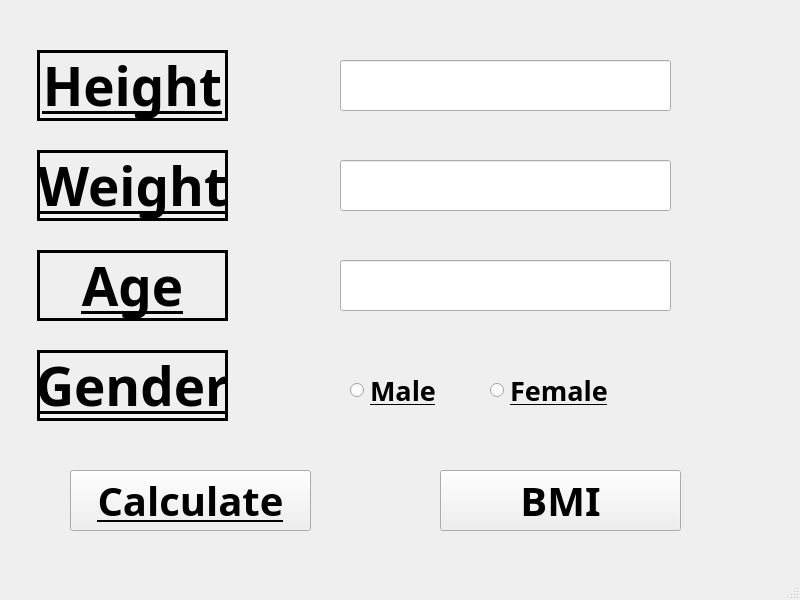
<?xml version="1.0" encoding="UTF-8"?>
<ui version="4.0">
 <class>label</class>
 <widget class="QMainWindow" name="label">
  <property name="geometry">
   <rect>
    <x>0</x>
    <y>0</y>
    <width>800</width>
    <height>600</height>
   </rect>
  </property>
  <property name="font">
   <font>
    <family>Microsoft Yi Baiti</family>
    <weight>75</weight>
    <italic>false</italic>
    <bold>true</bold>
    <underline>true</underline>
    <strikeout>false</strikeout>
   </font>
  </property>
  <property name="windowTitle">
   <string>MainWindow</string>
  </property>
  <widget class="QWidget" name="centralwidget">
   <widget class="QLabel" name="HeightBox">
    <property name="geometry">
     <rect>
      <x>37</x>
      <y>50</y>
      <width>191</width>
      <height>71</height>
     </rect>
    </property>
    <property name="font">
     <font>
      <family>Sitka Subheading</family>
      <pointsize>40</pointsize>
      <weight>75</weight>
      <italic>false</italic>
      <bold>true</bold>
      <underline>true</underline>
      <strikeout>false</strikeout>
     </font>
    </property>
    <property name="layoutDirection">
     <enum>Qt::LeftToRight</enum>
    </property>
    <property name="autoFillBackground">
     <bool>false</bool>
    </property>
    <property name="frameShape">
     <enum>QFrame::Box</enum>
    </property>
    <property name="frameShadow">
     <enum>QFrame::Plain</enum>
    </property>
    <property name="lineWidth">
     <number>3</number>
    </property>
    <property name="midLineWidth">
     <number>0</number>
    </property>
    <property name="text">
     <string>Height</string>
    </property>
    <property name="alignment">
     <set>Qt::AlignCenter</set>
    </property>
   </widget>
   <widget class="QLabel" name="Weight_Box">
    <property name="geometry">
     <rect>
      <x>37</x>
      <y>150</y>
      <width>191</width>
      <height>71</height>
     </rect>
    </property>
    <property name="font">
     <font>
      <family>Sitka Subheading</family>
      <pointsize>40</pointsize>
      <weight>75</weight>
      <italic>false</italic>
      <bold>true</bold>
      <underline>true</underline>
      <strikeout>false</strikeout>
     </font>
    </property>
    <property name="layoutDirection">
     <enum>Qt::LeftToRight</enum>
    </property>
    <property name="autoFillBackground">
     <bool>false</bool>
    </property>
    <property name="frameShape">
     <enum>QFrame::Box</enum>
    </property>
    <property name="lineWidth">
     <number>3</number>
    </property>
    <property name="text">
     <string>Weight</string>
    </property>
    <property name="alignment">
     <set>Qt::AlignCenter</set>
    </property>
   </widget>
   <widget class="QLineEdit" name="HeightEdit">
    <property name="geometry">
     <rect>
      <x>340</x>
      <y>60</y>
      <width>331</width>
      <height>51</height>
     </rect>
    </property>
    <property name="font">
     <font>
      <family>Microsoft Yi Baiti</family>
      <pointsize>25</pointsize>
      <weight>75</weight>
      <italic>false</italic>
      <bold>true</bold>
      <underline>true</underline>
      <strikeout>false</strikeout>
     </font>
    </property>
   </widget>
   <widget class="QLineEdit" name="WeightEdit">
    <property name="geometry">
     <rect>
      <x>340</x>
      <y>160</y>
      <width>331</width>
      <height>51</height>
     </rect>
    </property>
    <property name="font">
     <font>
      <family>Microsoft Yi Baiti</family>
      <pointsize>25</pointsize>
      <weight>75</weight>
      <italic>false</italic>
      <bold>true</bold>
      <underline>true</underline>
      <strikeout>false</strikeout>
     </font>
    </property>
   </widget>
   <widget class="QLabel" name="Age_Box">
    <property name="geometry">
     <rect>
      <x>37</x>
      <y>250</y>
      <width>191</width>
      <height>71</height>
     </rect>
    </property>
    <property name="font">
     <font>
      <family>Sitka Subheading</family>
      <pointsize>40</pointsize>
      <weight>75</weight>
      <italic>false</italic>
      <bold>true</bold>
      <underline>true</underline>
      <strikeout>false</strikeout>
     </font>
    </property>
    <property name="layoutDirection">
     <enum>Qt::LeftToRight</enum>
    </property>
    <property name="autoFillBackground">
     <bool>false</bool>
    </property>
    <property name="frameShape">
     <enum>QFrame::Box</enum>
    </property>
    <property name="lineWidth">
     <number>3</number>
    </property>
    <property name="text">
     <string>Age</string>
    </property>
    <property name="alignment">
     <set>Qt::AlignCenter</set>
    </property>
   </widget>
   <widget class="QLineEdit" name="AgeEdit">
    <property name="geometry">
     <rect>
      <x>340</x>
      <y>260</y>
      <width>331</width>
      <height>51</height>
     </rect>
    </property>
    <property name="font">
     <font>
      <family>Microsoft Yi Baiti</family>
      <pointsize>25</pointsize>
      <weight>75</weight>
      <italic>false</italic>
      <bold>true</bold>
      <underline>true</underline>
      <strikeout>false</strikeout>
     </font>
    </property>
   </widget>
   <widget class="QLabel" name="Gender_Box">
    <property name="geometry">
     <rect>
      <x>37</x>
      <y>350</y>
      <width>191</width>
      <height>71</height>
     </rect>
    </property>
    <property name="font">
     <font>
      <family>Sitka Subheading</family>
      <pointsize>40</pointsize>
      <weight>75</weight>
      <italic>false</italic>
      <bold>true</bold>
      <underline>true</underline>
      <strikeout>false</strikeout>
     </font>
    </property>
    <property name="layoutDirection">
     <enum>Qt::LeftToRight</enum>
    </property>
    <property name="autoFillBackground">
     <bool>false</bool>
    </property>
    <property name="frameShape">
     <enum>QFrame::Box</enum>
    </property>
    <property name="lineWidth">
     <number>3</number>
    </property>
    <property name="text">
     <string>Gender</string>
    </property>
    <property name="alignment">
     <set>Qt::AlignCenter</set>
    </property>
   </widget>
   <widget class="QRadioButton" name="radioButton_Male">
    <property name="geometry">
     <rect>
      <x>350</x>
      <y>370</y>
      <width>171</width>
      <height>41</height>
     </rect>
    </property>
    <property name="font">
     <font>
      <family>Sitka Banner</family>
      <pointsize>20</pointsize>
      <weight>75</weight>
      <italic>false</italic>
      <bold>true</bold>
      <underline>true</underline>
      <strikeout>false</strikeout>
     </font>
    </property>
    <property name="text">
     <string>Male</string>
    </property>
   </widget>
   <widget class="QRadioButton" name="radioButton_Female">
    <property name="geometry">
     <rect>
      <x>490</x>
      <y>370</y>
      <width>171</width>
      <height>41</height>
     </rect>
    </property>
    <property name="font">
     <font>
      <family>Sitka Banner</family>
      <pointsize>20</pointsize>
      <weight>75</weight>
      <italic>false</italic>
      <bold>true</bold>
      <underline>true</underline>
      <strikeout>false</strikeout>
     </font>
    </property>
    <property name="text">
     <string>Female</string>
    </property>
   </widget>
   <widget class="QPushButton" name="CalButton">
    <property name="geometry">
     <rect>
      <x>70</x>
      <y>470</y>
      <width>241</width>
      <height>61</height>
     </rect>
    </property>
    <property name="font">
     <font>
      <family>Microsoft Yi Baiti</family>
      <pointsize>30</pointsize>
      <weight>75</weight>
      <italic>false</italic>
      <bold>true</bold>
      <underline>true</underline>
      <strikeout>false</strikeout>
     </font>
    </property>
    <property name="text">
     <string>Calculate</string>
    </property>
   </widget>
   <widget class="QPushButton" name="BMI">
    <property name="geometry">
     <rect>
      <x>440</x>
      <y>470</y>
      <width>241</width>
      <height>61</height>
     </rect>
    </property>
    <property name="font">
     <font>
      <family>Microsoft Yi Baiti</family>
      <pointsize>30</pointsize>
      <weight>75</weight>
      <italic>false</italic>
      <bold>true</bold>
      <underline>false</underline>
      <strikeout>false</strikeout>
     </font>
    </property>
    <property name="text">
     <string>BMI</string>
    </property>
   </widget>
  </widget>
  <widget class="QMenuBar" name="menubar">
   <property name="geometry">
    <rect>
     <x>0</x>
     <y>0</y>
     <width>800</width>
     <height>18</height>
    </rect>
   </property>
  </widget>
  <widget class="QStatusBar" name="statusbar"/>
 </widget>
 <resources/>
 <connections/>
</ui>
